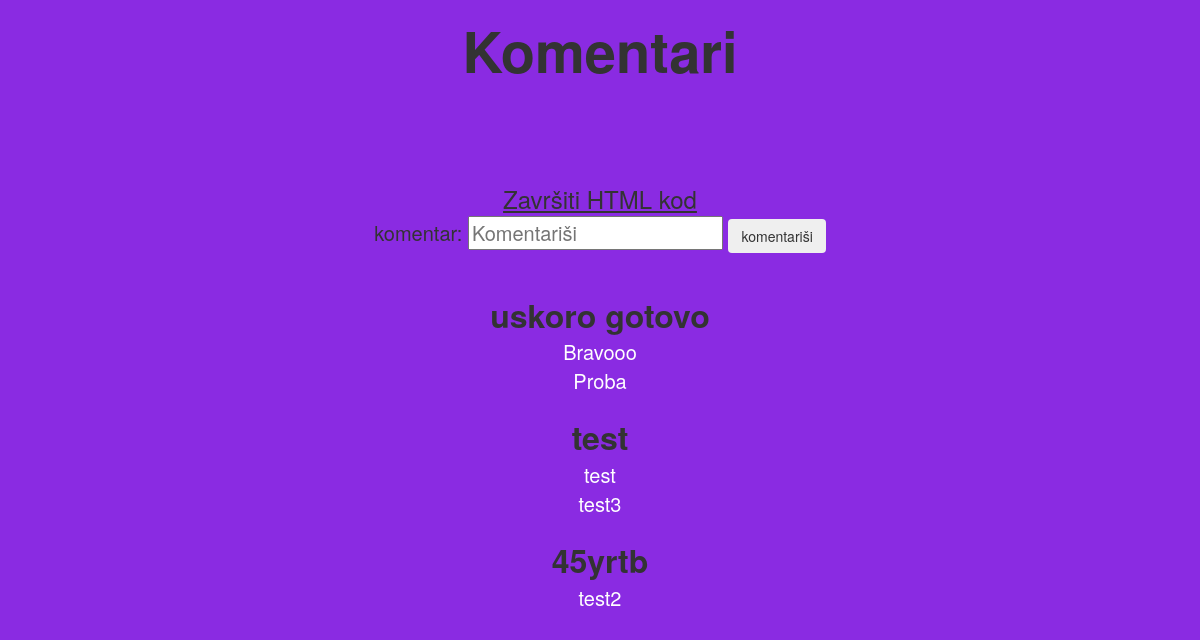
Page /komentar.php?t=11 on the committed database.
### tables this page shows
CREATE TABLE `aktivnosti` (
  `idAktivnosti` int(255) NOT NULL,
  `idProjekta` int(255) NOT NULL,
  `naziv` varchar(255) NOT NULL,
  `opis` varchar(255) NOT NULL,
  `status` varchar(255) NOT NULL
);

CREATE TABLE `komentari` (
  `idKomentara` int(11) NOT NULL,
  `idAktivnosti` int(11) NOT NULL,
  `komentar` varchar(255) NOT NULL
);

CREATE TABLE `odgovori` (
  `komentar` varchar(255) NOT NULL,
  `idOdgovora` int(50) NOT NULL,
  `idKomentara` int(50) NOT NULL
);

### komentar.php (the view, shortened to what this page needs)
<!DOCTYPE html>
<html>
<head>
	<meta name="viewport" content="width=device-width, initial-scale=1"><link rel="stylesheet" href="https://maxcdn.bootstrapcdn.com/bootstrap/3.4.1/css/bootstrap.min.css">
  	<link rel="stylesheet" type="text/css" href="css/komentar.css">
</head>
<body>
	<div class="container">
		<h1>Komentari</h1>
		<?php
			$conn = OpenCon();
			$idAktivnosti = $_GET["t"];
			$sql = "SELECT * FROM aktivnosti WHERE idAktivnosti = '$idAktivnosti'";
			$result = $conn->query($sql);
			if ($result->num_rows > 0) {
				while($row = $result->fetch_assoc()) {
					echo '<div class="aktivnost">
					'.$row["opis"].'</div>';
					echo '<form method="post">
								komentar: <input name="komentar" type="text" placeholder="Komentariši">
								<button name="comment" class="btn">komentariši</button>
							</form>';
				}
			}
		?>
		<div class="komentari">
			<?php
				$conn = OpenCon();
				$idAktivnosti = $_GET["t"];
				$sql = "SELECT * FROM komentari WHERE idAktivnosti = '$idAktivnosti'";
				$result = $conn->query($sql);
				if ($result->num_rows > 0) {
					while($row = $result->fetch_assoc()) {
						$idKomentara = $row["idKomentara"];
						echo '<div class="single-comment">
							'.$row["komentar"].'</div>';
						$sql2 = "SELECT * FROM odgovori WHERE idKomentara = $idKomentara";
						$result2 = $conn->query($sql2);
						if ($result2->num_rows > 0) {
							while($row2 = $result2->fetch_assoc()) {
								echo '<div class="odgovori text-center">
									'.$row2["komentar"].'</div>';
							}
						}
					}
				}
			?>
		</div>
	</div>
</body>
</html>

### css/komentar.css (style rules this page uses)
body { background-color: blueviolet; }
h1 { text-align: center; font-size: 4em; font-weight: bold; }
.aktivnost { margin-top: 100px; text-align: center; font-size: 24px; text-decoration: underline; }
form { text-align: center; font-size: 20px; }
.komentari { margin-top: 40px; }
.komentari .single-comment { margin-top: 20px; text-align: center; font-size: 32px; font-weight: bold; }
.komentari .odgovori { font-size: 20px; color: white; }

### rows in the picture
aktivnosti: opis "Završiti HTML kod"
komentari: komentar "uskoro gotovo"
odgovori: komentar "Bravooo"
odgovori: komentar "Proba"
komentari: komentar "test"
odgovori: komentar "test"
odgovori: komentar "test3"
komentari: komentar "45yrtb"
odgovori: komentar "test2"
